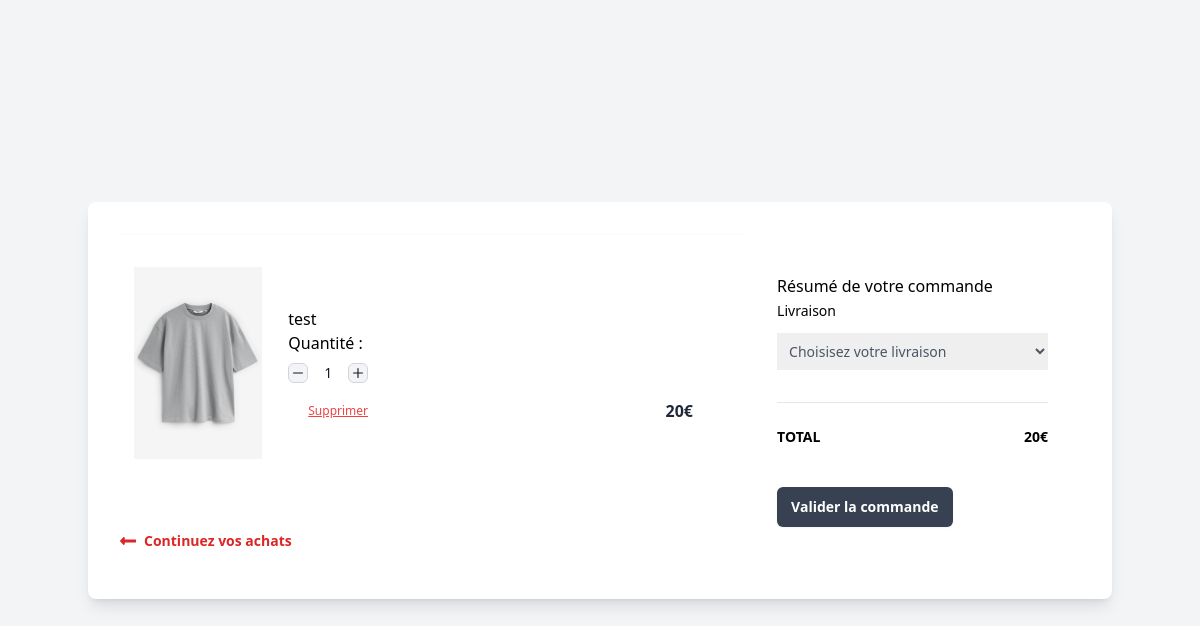
Screenshot of /client_side/panierG.php (signed in) with the database file from the repository.
### tables this page shows
CREATE TABLE `panier` (
  `id` int NOT NULL,
  `user_id` int NOT NULL,
  `user_name` varchar(255) NOT NULL,
  `product_id` int NOT NULL,
  `product_name` varchar(255) NOT NULL,
  `product_img` varchar(255) NOT NULL,
  `quantity` int NOT NULL
);

CREATE TABLE `products` (
  `id` int NOT NULL,
  `reference_produit` int NOT NULL,
  `marque` varchar(255) NOT NULL,
  `categorie` varchar(255) NOT NULL,
  `nom` varchar(255) NOT NULL,
  `couleur` varchar(255) NOT NULL,
  `matiere` varchar(255) NOT NULL,
  `motif` varchar(255) NOT NULL,
  `taille` varchar(255) NOT NULL,
  `genre` varchar(255) NOT NULL,
  `description` text NOT NULL,
  `stock` int NOT NULL,
  `prix` int NOT NULL,
  `image` varchar(255) NOT NULL
);

### src/client_side/panierG.php (the view, shortened to what this page needs)
<?php
require_once("../connect.php");
?>
<!DOCTYPE html>
<html lang="fr">
<head>
    <link rel="stylesheet" href="../styles/output.css">
    <link rel="stylesheet" href="../styles/reset.css">
</head>
<body class="bg-gray-100">
<div class="flex justify-center items-center min-h-screen">
    <div class="w-full max-w-5xl bg-white p-8 rounded-lg shadow-lg flex">
        <div class="w-full">
            <?php
            if(isset($_SESSION['user']['id'])) {
              $total = 0;
              $user_id = $_SESSION['user']['id'];
              $user_name = $_SESSION['user']['firstname'];
                $sql = "SELECT p.nom, p.prix, pan.quantity, p.id, p.image, pan.id AS panier_id
                FROM products p
                JOIN panier pan ON p.nom = pan.product_name
                WHERE pan.user_id = :user_id AND pan.user_name = :user_name";
              $query = $db->prepare($sql);
              $query->bindValue(":user_id", $user_id, PDO::PARAM_INT);
              $query->bindValue(":user_name", $user_name, PDO::PARAM_STR);
              $query->execute();
              $panier = $query->fetchAll();
              }
            foreach ($panier as $item) {
                $item_total = $item['prix'] * $item['quantity'];
                $total += $item_total;
                $imagePath = $item["image"];
                $class = '../back_office/' . $imagePath;
            ?>
            <div class="md:flex items-stretch py-8 md:py-10 lg:py-8 border-t border-gray-50">
                <div class="md:w-1/4 2xl:w-1/4 w-full">
                <a href="../product.php?id=<?=$item['id']?>"><img src="<?=$class?>" alt="" class="h-48 w-40 object-center object-cover md:block hidden" /></a>
                </div>
                <div class="md:pl-3 md:w-8/12 2xl:w-3/4 flex flex-col justify-center">
                    <div class="flex flex-col items-start w-full">
                        <h3><?=$item["nom"]?></h3>
                        <div class="flex flex-col items-start w-full">
                            <label for="counter-input-<?=$item['id']?>" class="flex-shrink-0 mb-2"><span>Quantité :</span></label>
                            <div class="relative flex items-center">
                                <button type="button" id="decrement-button-<?=$item['id']?>" data-input-counter-decrement="counter-input-<?=$item['id']?>" class="decrement-button flex-shrink-0 bg-gray-100 hover:bg-gray-200 inline-flex items-center justify-center border border-gray-300 rounded-md h-5 w-5 focus:ring-gray-100 focus:ring-2 focus:outline-none">
                                    <svg class="w-2.5 h-2.5 text-gray-900" aria-hidden="true" xmlns="http://www.w3.org/2000/svg" fill="none" viewBox="0 0 18 2">
                                        <path stroke="currentColor" stroke-linecap="round" stroke-linejoin="round" stroke-width="2" d="M1 1h16"/>
                                    </svg>
                                </button>
                                <input type="text" name="quantity" id="counter-input-<?=$item['id']?>" data-input-counter data-product-id="<?=$item['id']?>" class="counter-input flex-shrink-0 text-gray-900 border-0 bg-transparent text-sm font-normal focus:outline-none focus:ring-0 max-w-[2.5rem] text-center" placeholder="" value="<?=$item['quantity']?>" required />
                                <button type="button" id="increment-button-<?=$item['id']?>" data-input-counter-increment="counter-input-<?=$item['id']?>" class="increment-button flex-shrink-0 bg-gray-100 hover:bg-gray-200 inline-flex items-center justify-center border border-gray-300 rounded-md h-5 w-5 focus:ring-gray-100 focus:ring-2 focus:outline-none">
                                    <svg class="w-2.5 h-2.5 text-gray-900" aria-hidden="true" xmlns="http://www.w3.org/2000/svg" fill="none" viewBox="0 0 18 18">
                                        <path stroke="currentColor" stroke-linecap="round" stroke-linejoin="round" stroke-width="2" d="M9 1v16M1 9h16"/>
                                    </svg>
                                </button>
                            </div>
                        </div>
                    </div>
                    <div class="flex items-center justify-between pt-5">
                        <div class="flex items-center">
                            <a href="deleteItemCart.php?id=<?=$item['panier_id']?>"><p class="text-xs leading-3 underline text-red-500 pl-5 cursor-pointer">Supprimer</p></a>
                        </div>
                        <p class="productTotal text-base font-black leading-none text-gray-800" data-product-id="<?=$item['id']?>" data-product-price="<?=$item['prix']?>"><?=$item_total?>€</p>
                    </div>
                </div>
            </div>
            <form action="paiementCommande.php" method="post">
            <?php
            }
            ?>
            <a href="../index.php" class="flex font-semibold text-red-600 text-sm mt-10">
                <svg class="fill-current mr-2 text-red-600 w-4" viewBox="0 0 448 512">
                    <path d="M134.059 296H436c6.627 0 12-5.373 12-12v-56c0-6.627-5.373-12-12-12H134.059v-46.059c0-21.382-25.851-32.09-40.971-16.971L7.029 239.029c-9.373 9.373-9.373 24.569 0 33.941l86.059 86.059c15.119 15.119 40.971 4.411 40.971-16.971V296z"/>
                </svg>
                Continuez vos achats
            </a>
        </div>
        <div id="summary" class="w-full sm:w-1/4 md:w-1/2 px-8 py-10 bg-white">
            <h3>Résumé de votre commande</h3>
            <div>
                <label class="font-medium inline-block mb-3 text-sm">
                    <span>Livraison</span>
                </label>
                <select class="block p-2 text-gray-600 w-full text-sm" name="livraison" required>
                <option value="" disabled selected>Choisisez votre livraison</option>
                </select>
            </div>
            <div class="border-t mt-8">
                <div class="flex font-semibold justify-between py-6 text-sm uppercase">
                    <span>Total</span>
                    <span id="priceTotal"><?=$total?>€</span>
                </div>
                <button type="submit" class="flex-none rounded-md bg-gray-700 px-3.5 py-2.5 text-sm font-semibold text-white shadow-sm hover:bg-gray-800 focus-visible:outline focus-visible:outline-2 focus-visible:outline-offset-2 focus-visible:outline-gray-700 mt-4" name="add_to_order">Valider la commande</button>
            </div>
        </div>
    </div>
</div>
</body>
</html>

### rows the page displays
panier: product.image (picture), product.nom "test", quantity "1", product.prix "20"

### other values shown
$total "20"
